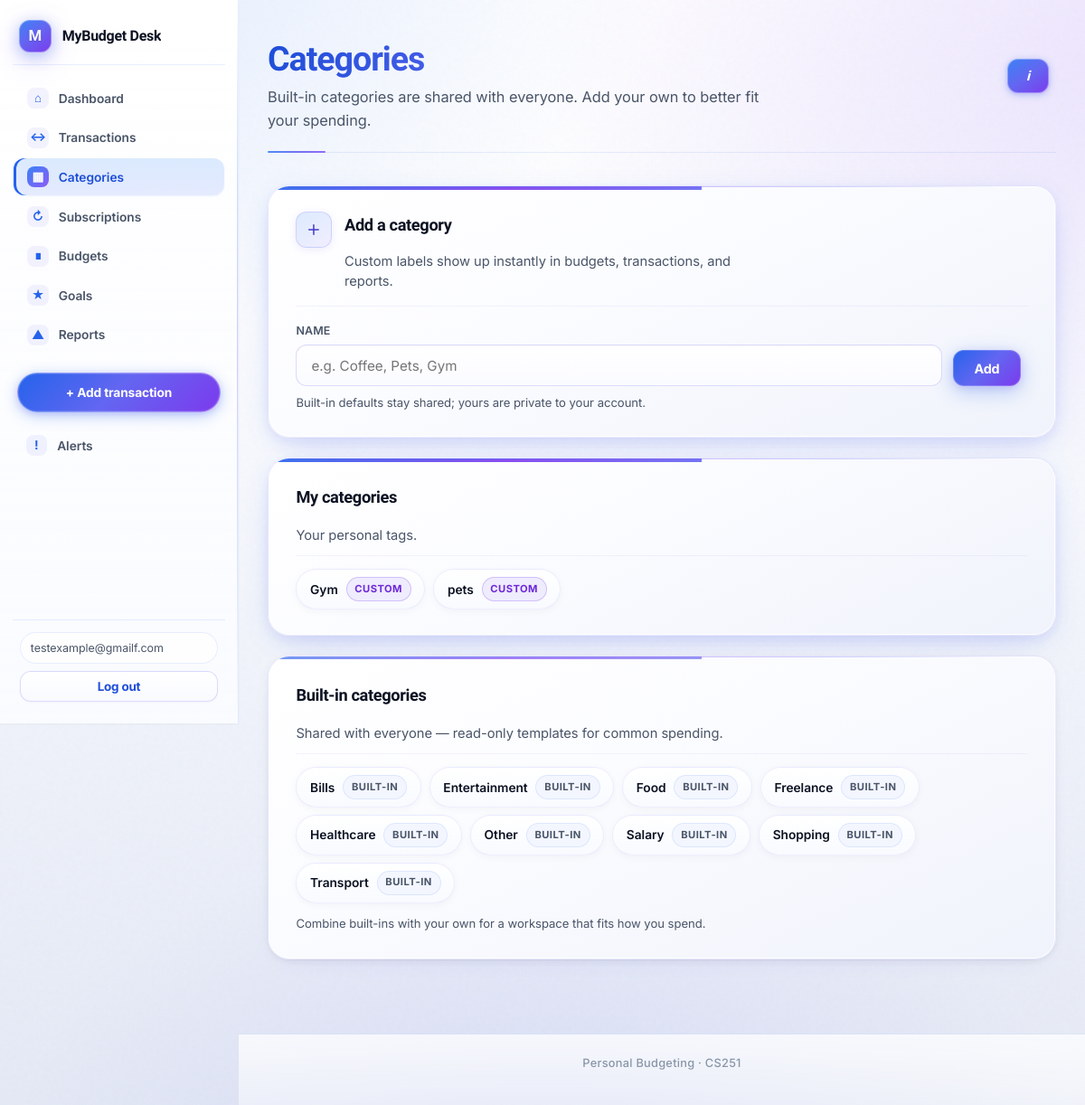
Screenshot of /categories/ (signed in) with the database file from the repository.
### budgeting/models.py (models this page shows, shortened)
class Category(models.Model):
    name = models.CharField(max_length=100)
    user = models.ForeignKey(
        settings.AUTH_USER_MODEL,
        on_delete=models.CASCADE,
        null=True,
        blank=True,
        related_name="categories",
        help_text="Null = available to all users",
    )
    class Meta:
        verbose_name_plural = "categories"
        ordering = ["name"]
        constraints = [
            models.UniqueConstraint(
                fields=["name", "user"],
                name="uniq_category_name_per_user",
            ),
        ]

### budgeting/views.py (the view)
# urls.py: path("categories/", views.category_list, name="category_list"),
@login_required
def category_list(request):
    user = request.user
    if request.method == "POST":
        form = CategoryForm(request.POST, user=user)
        if form.is_valid():
            cat = form.save()
            messages.success(request, f"Category '{cat.name}' added.")
            return redirect("category_list")
    else:
        form = CategoryForm(user=user)
    defaults = Category.objects.filter(user__isnull=True).order_by("name")
    mine = Category.objects.filter(user=user).order_by("name")
    return render(
        request,
        "budgeting/category_list.html",
        {
            "form": form,
            "defaults": defaults,
            "mine": mine,
        },
    )

### budgeting/forms.py (shortened to what this page needs)
class CategoryForm(forms.ModelForm):
    class Meta:
        model = Category
        fields = ["name"]
        widgets = {
            "name": forms.TextInput(attrs={"placeholder": "e.g. Coffee, Pets, Gym"}),
        }
    def __init__(self, *args, user=None, **kwargs):
        self.user = user
        super().__init__(*args, **kwargs)

### budgeting/context_processors.py (called while the page is built)
def unread_notifications(request):
    nav = ""
    rm = getattr(request, "resolver_match", None)
    if rm is not None and rm.url_name:
        nav = rm.url_name
    if request.user.is_authenticated:
        count = Notification.objects.filter(user=request.user, is_read=False).count()
        return {
            "unread_notification_count": count,
            "nav_url_name": nav,
        }
    return {"unread_notification_count": 0, "nav_url_name": nav}

### budgeting/models.py (called while the page is built, shortened)
    def process_due_for(self, user, max_iter_per_subscription=72):
        today = timezone.now().date()
        posted = []
        with transaction.atomic():
            qs = (
                self.filter(user=user, is_active=True, next_due__lte=today)
                .select_related("category")
                .select_for_update()
            )
        return posted

### budgeting/templates/budgeting/category_list.html (shortened to what this page needs)
{% extends "budgeting/base.html" %}
{% block page_hero %}
<div class="page-hero">
  <h1>Categories</h1>
  <p class="lead">Built-in categories are shared with everyone. Add your own to better fit your spending.</p>
</div>
{% endblock %}
{% block content %}
<div class="card form-card catalog-card catalog-card--add surface-premium">
  <div class="catalog-card__head">
    <div class="catalog-card__glyph" aria-hidden="true">
      <svg viewBox="0 0 24 24" fill="none" stroke="currentColor" stroke-width="2" stroke-linecap="round" stroke-linejoin="round"><path d="M12 5v14M5 12h14"/></svg>
    </div>
    <div>
      <h2 class="catalog-card__title">Add a category</h2>
      <p class="catalog-card__sub muted">Custom labels show up instantly in budgets, transactions, and reports.</p>
    </div>
  </div>
  <form method="post" class="category-add-form" novalidate>
    <div class="category-add-row">
      <div class="category-add-row__field">
        <label for="{{ form.name.id_for_label }}">{{ form.name.label }}</label>
        {{ form.name }}
      </div>
      <button type="submit">Add</button>
    </div>
    <p class="muted catalog-card__hint">Built-in defaults stay shared; yours are private to your account.</p>
  </form>
</div>
<div class="card catalog-card catalog-card--list surface-premium">
  <div class="catalog-card__block-head">
    <h2 class="catalog-card__block-title">My categories</h2>
    <p class="catalog-card__block-sub muted">Your personal tags.</p>
  </div>
  {% if mine %}
    <ul class="category-list category-list--elevated">
      {% for c in mine %}
        <li class="category-chip"><span class="category-chip__name">{{ c.name }}</span><span class="tag-pill tag-pill--mine">Custom</span></li>
      {% endfor %}
    </ul>
  {% else %}
    <p class="muted">No custom categories yet — add one above.</p>
  {% endif %}
</div>
<div class="card catalog-card catalog-card--list surface-premium surface-premium--subtle">
  <div class="catalog-card__block-head">
    <h2 class="catalog-card__block-title">Built-in categories</h2>
    <p class="catalog-card__block-sub muted">Shared with everyone — read-only templates for common spending.</p>
  </div>
  <ul class="category-list category-list--elevated">
    {% for c in defaults %}
      <li class="category-chip"><span class="category-chip__name">{{ c.name }}</span><span class="tag-pill tag-pill--default">Built-in</span></li>
    {% endfor %}
  </ul>
  <p class="muted catalog-card__footnote">Combine built-ins with your own for a workspace that fits how you spend.</p>
</div>
{% endblock %}

### budgeting/templates/budgeting/master.html (shortened to what this page needs)
{% load static %}
<!DOCTYPE html>
<html lang="en">
<head>
  <link rel="stylesheet" href="{% static 'budgeting/css/master.css' %}">
</head>
<body class="{% block body_class %}{% endblock %}">
  {% with n=nav_url_name|default:"" %}
  <div class="app-shell{% if user.is_authenticated %} app-shell--auth{% endif %}">
    {% if user.is_authenticated %}
      <aside class="app-sidebar" id="app-sidebar" aria-label="Primary">
        <div class="sidebar-top">
          <a href="{% url 'dashboard' %}" class="brand">
            <span class="brand-mark" aria-hidden="true"></span>
            <span class="brand-text">{% block brand_text %}MyBudget Desk{% endblock %}</span>
          </a>
        </div>
        <nav class="sidebar-nav" aria-label="Main">
          <a href="{% url 'dashboard' %}" class="sidebar-link{% if n == 'dashboard' %} is-active{% endif %}"{% if n == 'dashboard' %} aria-current="page"{% endif %}>
            <span class="sidebar-link__icon" aria-hidden="true">⌂</span>
            <span class="sidebar-link__label">Dashboard</span>
          </a>
          <a href="{% url 'transaction_list' %}" class="sidebar-link">
            <span class="sidebar-link__icon" aria-hidden="true">↔</span>
            <span class="sidebar-link__label">Transactions</span>
          </a>
          <a href="{% url 'category_list' %}" class="sidebar-link{% if n == 'category_list' %} is-active{% endif %}"{% if n == 'category_list' %} aria-current="page"{% endif %}>
            <span class="sidebar-link__icon" aria-hidden="true">▦</span>
            <span class="sidebar-link__label">Categories</span>
          </a>
          <a href="{% url 'subscription_list' %}" class="sidebar-link">
            <span class="sidebar-link__icon" aria-hidden="true">↻</span>
            <span class="sidebar-link__label">Subscriptions</span>
          </a>
          <a href="{% url 'budget_list' %}" class="sidebar-link">
            <span class="sidebar-link__icon" aria-hidden="true">∎</span>
            <span class="sidebar-link__label">Budgets</span>
          </a>
          <a href="{% url 'goals_list' %}" class="sidebar-link">
            <span class="sidebar-link__icon" aria-hidden="true">★</span>
            <span class="sidebar-link__label">Goals</span>
          </a>
          <a href="{% url 'reports' %}" class="sidebar-link{% if n == 'reports' %} is-active{% endif %}"{% if n == 'reports' %} aria-current="page"{% endif %}>
            <span class="sidebar-link__icon" aria-hidden="true">▲</span>
            <span class="sidebar-link__label">Reports</span>
          </a>
        </nav>
        <a href="{% url 'transaction_add' %}" class="sidebar-cta{% if n == 'transaction_add' %} is-active{% endif %}"{% if n == 'transaction_add' %} aria-current="page"{% endif %}>+ Add transaction</a>
        <a href="{% url 'notifications' %}" class="sidebar-link sidebar-link--alerts{% if n == 'notifications' %} is-active{% endif %}"{% if n == 'notifications' %} aria-current="page"{% endif %}>
          <span class="sidebar-link__icon" aria-hidden="true">!</span>
          <span class="sidebar-link__label">Alerts</span>
        </a>
        <div class="sidebar-user">
          <span class="sidebar-user__email" title="{{ user.email }}">{{ user.email }}</span>
          <form class="inline-logout" method="post" action="{% url 'logout' %}">
            <button type="submit" class="secondary sidebar-user__logout">Log out</button>
          </form>
        </div>
      </aside>
    {% endif %}
    <div class="app-body">
      <main class="app-main {% block main_class %}{% endblock %}">
        <div class="page-hero-sds-wrap">
          {% block page_hero %}{% endblock %}
          {% block sds_help_open_button %}
          <button type="button" class="sds-help-trigger sds-help-trigger--in-hero" id="sds-help-open" aria-haspopup="dialog" aria-controls="sds-help-dialog" title="SDS: user stories for this page">
            <span class="sds-help-trigger__icon" aria-hidden="true">i</span>
          </button>
          {% endblock %}
        </div>
        {% block content %}{% endblock %}
      </main>
      <footer class="app-footer">
        {% block footer %}
          <span>Personal Budgeting · CS251</span>
        {% endblock %}
      </footer>
    </div>
  </div>
  {% endwith %}
</body>
</html>

### rows the page displays
Category: name "Gym"
Category: name "pets"
Category: name "Bills"
Category: name "Entertainment"
Category: name "Food"
Category: name "Freelance"
Category: name "Healthcare"
Category: name "Other"
Category: name "Salary"
Category: name "Shopping"
Category: name "Transport"

### other values shown
{{ user.email }} "testexample@gmailf.com"
